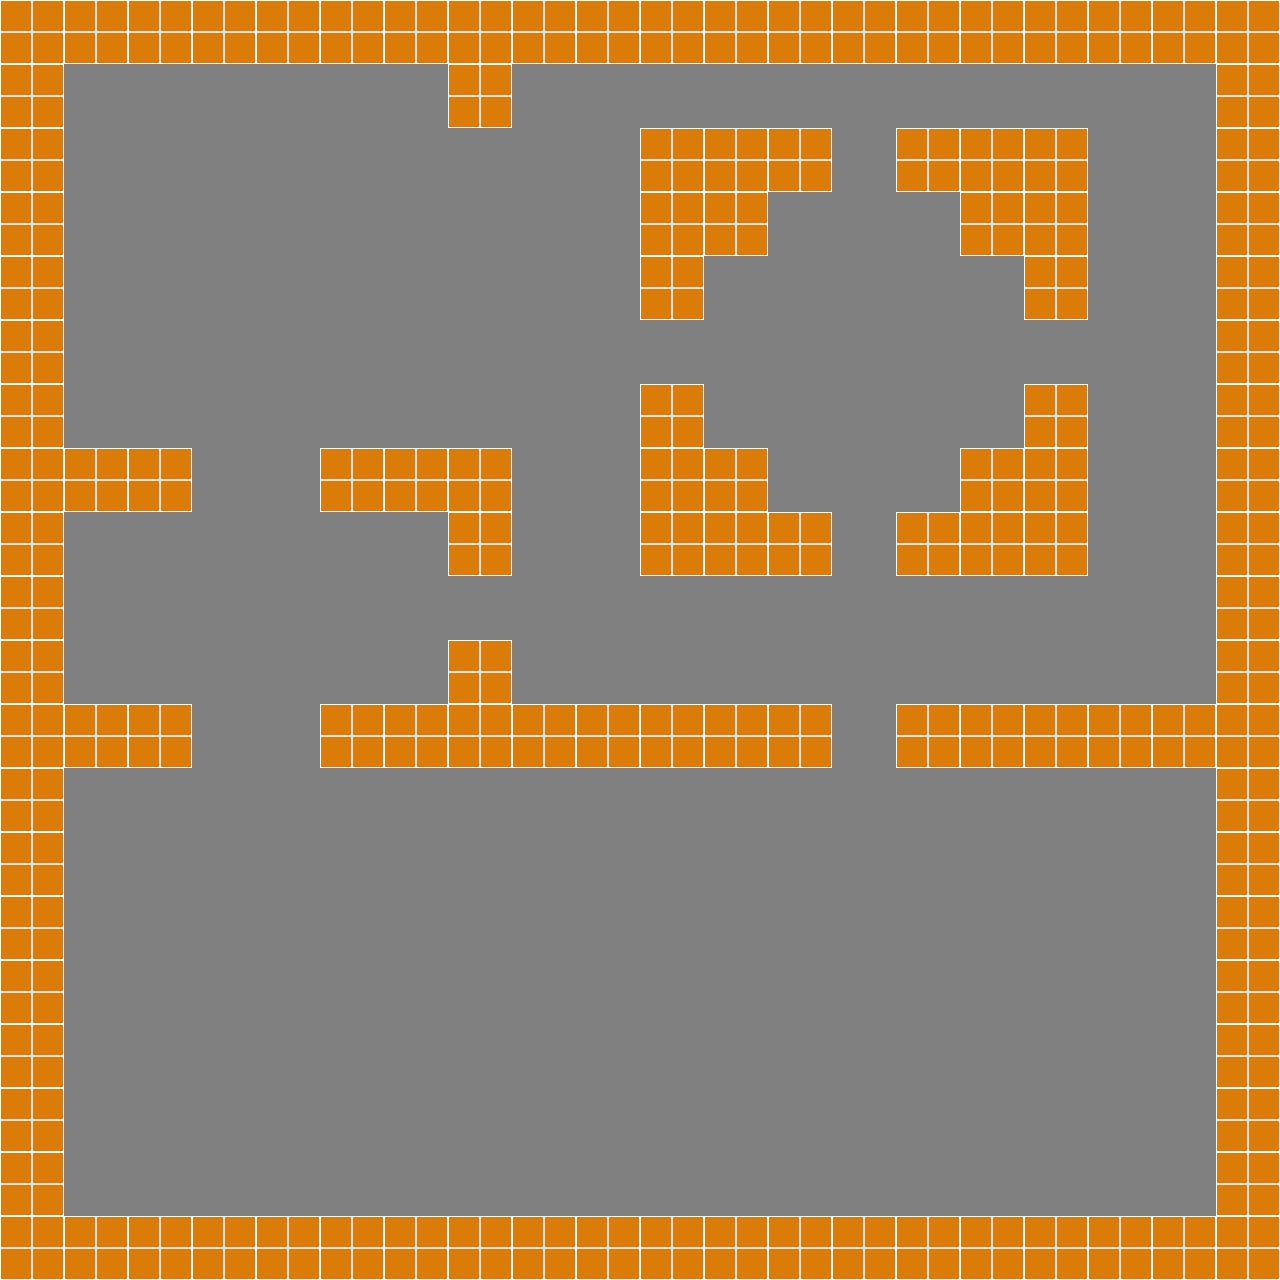

A level layout from a 2D game, rendered from its tile map. Below: a short description, then the map file with tile-grid data replaced by summaries:
An orthogonal 20x20 tile map with 64x64 px tiles, 1 tile layer (Tile Layer 1) and 51 objects.

<map version="1.0" orientation="orthogonal" renderorder="right-down" width="20" height="20" tilewidth="64" tileheight="64" backgroundcolor="#808080">
 <properties>
  <property name="ambientBlue" value="55" />
  <property name="ambientGreen" value="55" />
  <property name="ambientRed" value="55" />
 </properties>
 <tileset firstgid="1" name="dev" tilewidth="64" tileheight="64">
  <image source="../data/images/tilesheets/dev.png" width="512" height="256" />
 </tileset>
 <layer name="Tile Layer 1" width="20" height="20">
  <data>[400 cells, 400 non-empty, 2 distinct tile ids]</data>
 </layer>
 <objectgroup name="Collision" visible="0">
  <object x="0" y="0" width="64" height="1280" />
  <object x="64" y="1216" width="1216" height="64" />
  <object x="1216" y="0" width="64" height="1216" />
  <object x="64" y="0" width="1152" height="64" />
  <object x="64" y="704" width="128" height="64" />
  <object x="320" y="704" width="512" height="64" />
  <object x="896" y="704" width="320" height="64" />
  <object x="448" y="640" width="64" height="64" />
  <object x="448" y="64" width="64" height="512" />
  <object x="320" y="448" width="128" height="64" />
  <object x="64" y="448" width="128" height="64" />
  <object x="640" y="128" width="128" height="128" />
  <object x="768" y="128" width="64" height="64" />
  <object x="640" y="256" width="64" height="64" />
  <object x="640" y="448" width="128" height="128" />
  <object x="768" y="512" width="64" height="64" />
  <object x="640" y="384" width="64" height="64" />
  <object x="960" y="448" width="128" height="128" />
  <object x="896" y="512" width="64" height="64" />
  <object x="1024" y="384" width="64" height="64" />
  <object x="960" y="128" width="128" height="128" />
  <object x="896" y="128" width="64" height="64" />
  <object x="1024" y="256" width="64" height="64" />
 </objectgroup>
 <objectgroup color="#ffdb0a" name="Light Collision">
  <properties>
   <property name="lightcollider" value="true" />
  </properties>
  <object x="0" y="0" width="64" height="1280" />
  <object x="64" y="1216" width="1216" height="64" />
  <object x="1216" y="0" width="64" height="1216" />
  <object x="64" y="0" width="1152" height="64" />
  <object x="64" y="704" width="128" height="64" />
  <object x="320" y="704" width="512" height="64" />
  <object x="896" y="704" width="320" height="64" />
  <object x="448" y="640" width="64" height="64" />
  <object x="320" y="448" width="128" height="64" />
  <object x="64" y="448" width="128" height="64" />
  <object x="640" y="128" width="128" height="128" />
  <object x="768" y="128" width="64" height="64" />
  <object x="640" y="256" width="64" height="64" />
  <object x="640" y="448" width="128" height="128" />
  <object x="768" y="512" width="64" height="64" />
  <object x="640" y="384" width="64" height="64" />
  <object x="960" y="448" width="128" height="128" />
  <object x="896" y="512" width="64" height="64" />
  <object x="1024" y="384" width="64" height="64" />
  <object x="960" y="128" width="128" height="128" />
  <object x="896" y="128" width="64" height="64" />
  <object x="1024" y="256" width="64" height="64" />
  <object gid="3" x="448" y="432" />
  <object gid="3" x="448" y="352" />
  <object gid="3" x="448" y="272" />
  <object gid="3" x="448" y="192" />
  <object x="448" y="448" width="64" height="128" />
  <object x="448" y="64" width="64" height="64" />
 </objectgroup>
</map>
